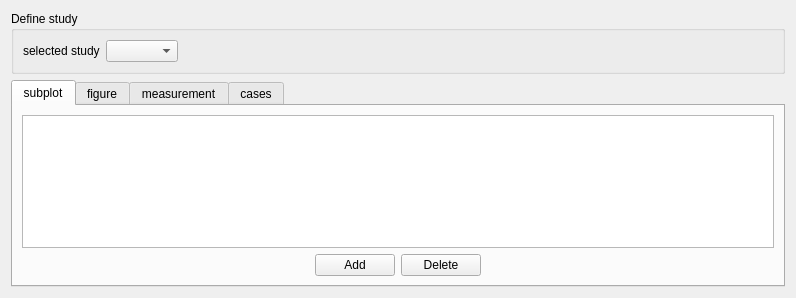
<?xml version="1.0" encoding="UTF-8"?>
<ui version="4.0">
 <class>ManagePlotterForm</class>
 <widget class="QWidget" name="ManagePlotterForm">
  <property name="geometry">
   <rect>
    <x>0</x>
    <y>0</y>
    <width>796</width>
    <height>298</height>
   </rect>
  </property>
  <property name="windowTitle">
   <string>Form</string>
  </property>
  <layout class="QGridLayout" name="gridLayout_7">
   <item row="0" column="0">
    <widget class="QGroupBox" name="groupBoxStudy">
     <property name="title">
      <string>Define study</string>
     </property>
     <layout class="QGridLayout" name="gridLayout">
      <item row="0" column="0">
       <layout class="QHBoxLayout" name="horizontalLayout">
        <item>
         <widget class="QLabel" name="label">
          <property name="text">
           <string>selected study</string>
          </property>
         </widget>
        </item>
        <item>
         <widget class="QComboBox" name="comboBoxStudy"/>
        </item>
       </layout>
      </item>
      <item row="0" column="1">
       <spacer name="horizontalSpacer">
        <property name="orientation">
         <enum>Qt::Horizontal</enum>
        </property>
        <property name="sizeHint" stdset="0">
         <size>
          <width>560</width>
          <height>20</height>
         </size>
        </property>
       </spacer>
      </item>
     </layout>
    </widget>
   </item>
   <item row="1" column="0">
    <widget class="QTabWidget" name="tabWidget">
     <property name="font">
      <font>
       <weight>50</weight>
       <italic>false</italic>
       <bold>false</bold>
      </font>
     </property>
     <property name="currentIndex">
      <number>0</number>
     </property>
     <widget class="QWidget" name="tabSubplot">
      <attribute name="title">
       <string>subplot</string>
      </attribute>
      <layout class="QGridLayout" name="gridLayout_2">
       <item row="0" column="0">
        <layout class="QVBoxLayout" name="_3">
         <property name="spacing">
          <number>6</number>
         </property>
         <property name="margin">
          <number>0</number>
         </property>
         <item>
          <widget class="QTableView" name="tableViewSubplot"/>
         </item>
         <item>
          <layout class="QHBoxLayout" name="_4">
           <property name="spacing">
            <number>6</number>
           </property>
           <property name="margin">
            <number>0</number>
           </property>
           <item>
            <spacer>
             <property name="orientation">
              <enum>Qt::Horizontal</enum>
             </property>
             <property name="sizeHint" stdset="0">
              <size>
               <width>40</width>
               <height>20</height>
              </size>
             </property>
            </spacer>
           </item>
           <item>
            <widget class="QPushButton" name="pushButtonAddSubplot">
             <property name="text">
              <string>Add</string>
             </property>
            </widget>
           </item>
           <item>
            <widget class="QPushButton" name="pushButtonDeleteSubplot">
             <property name="text">
              <string>Delete</string>
             </property>
            </widget>
           </item>
           <item>
            <spacer>
             <property name="orientation">
              <enum>Qt::Horizontal</enum>
             </property>
             <property name="sizeHint" stdset="0">
              <size>
               <width>40</width>
               <height>20</height>
              </size>
             </property>
            </spacer>
           </item>
          </layout>
         </item>
        </layout>
       </item>
      </layout>
     </widget>
     <widget class="QWidget" name="tabFigure">
      <attribute name="title">
       <string>figure</string>
      </attribute>
      <layout class="QGridLayout" name="gridLayout_6">
       <item row="0" column="0">
        <layout class="QGridLayout" name="gridLayout_3">
         <item row="0" column="0">
          <widget class="QTableView" name="tableViewFigure"/>
         </item>
         <item row="1" column="0">
          <layout class="QHBoxLayout" name="horizontalLayout_2">
           <item>
            <spacer>
             <property name="orientation">
              <enum>Qt::Horizontal</enum>
             </property>
             <property name="sizeHint" stdset="0">
              <size>
               <width>40</width>
               <height>20</height>
              </size>
             </property>
            </spacer>
           </item>
           <item>
            <widget class="QPushButton" name="pushButtonAddFigure">
             <property name="text">
              <string>Add</string>
             </property>
            </widget>
           </item>
           <item>
            <widget class="QPushButton" name="pushButtonDeleteFigure">
             <property name="text">
              <string>Delete</string>
             </property>
            </widget>
           </item>
           <item>
            <widget class="QPushButton" name="pushButtonAssociatedSubplot">
             <property name="text">
              <string>Associate subplot</string>
             </property>
            </widget>
           </item>
           <item>
            <spacer>
             <property name="orientation">
              <enum>Qt::Horizontal</enum>
             </property>
             <property name="sizeHint" stdset="0">
              <size>
               <width>40</width>
               <height>20</height>
              </size>
             </property>
            </spacer>
           </item>
          </layout>
         </item>
        </layout>
       </item>
      </layout>
     </widget>
     <widget class="QWidget" name="tabMeasurement">
      <attribute name="title">
       <string>measurement</string>
      </attribute>
      <layout class="QGridLayout" name="gridLayout_4">
       <item row="1" column="0">
        <layout class="QHBoxLayout" name="horizontalLayout_3">
         <item>
          <spacer>
           <property name="orientation">
            <enum>Qt::Horizontal</enum>
           </property>
           <property name="sizeHint" stdset="0">
            <size>
             <width>40</width>
             <height>20</height>
            </size>
           </property>
          </spacer>
         </item>
         <item>
          <widget class="QPushButton" name="pushButtonAddFile">
           <property name="text">
            <string>Add file</string>
           </property>
          </widget>
         </item>
         <item>
          <widget class="QPushButton" name="pushButtonDeleteFile">
           <property name="text">
            <string>Delete file</string>
           </property>
          </widget>
         </item>
         <item>
          <widget class="QPushButton" name="pushButtonAddPlot">
           <property name="text">
            <string>Add plot</string>
           </property>
          </widget>
         </item>
         <item>
          <widget class="QPushButton" name="pushButtonDeletePlot">
           <property name="text">
            <string>Delete plot</string>
           </property>
          </widget>
         </item>
         <item>
          <widget class="QPushButton" name="pushButtonModifyPlot">
           <property name="text">
            <string>Modify plot</string>
           </property>
          </widget>
         </item>
         <item>
          <widget class="QPushButton" name="pushButtonAssociatedMeasurementSubplot">
           <property name="text">
            <string>Associate subplot</string>
           </property>
          </widget>
         </item>
         <item>
          <spacer>
           <property name="orientation">
            <enum>Qt::Horizontal</enum>
           </property>
           <property name="sizeHint" stdset="0">
            <size>
             <width>40</width>
             <height>20</height>
            </size>
           </property>
          </spacer>
         </item>
        </layout>
       </item>
       <item row="0" column="0">
        <widget class="QTreeView" name="treeViewMeasurement"/>
       </item>
      </layout>
     </widget>
     <widget class="QWidget" name="tab_lagrangian">
      <attribute name="title">
       <string>cases</string>
      </attribute>
      <layout class="QGridLayout" name="gridLayout_5">
       <item row="1" column="0">
        <layout class="QHBoxLayout" name="horizontalLayout_4">
         <item>
          <spacer>
           <property name="orientation">
            <enum>Qt::Horizontal</enum>
           </property>
           <property name="sizeHint" stdset="0">
            <size>
             <width>40</width>
             <height>20</height>
            </size>
           </property>
          </spacer>
         </item>
         <item>
          <widget class="QPushButton" name="pushButtonAddData">
           <property name="text">
            <string>Add data</string>
           </property>
          </widget>
         </item>
         <item>
          <widget class="QPushButton" name="pushButtonDeleteData">
           <property name="text">
            <string>Delete data</string>
           </property>
          </widget>
         </item>
         <item>
          <widget class="QPushButton" name="pushButtonAddCasePlot">
           <property name="text">
            <string>Add plot</string>
           </property>
          </widget>
         </item>
         <item>
          <widget class="QPushButton" name="pushButtonDeleteCasePlot">
           <property name="text">
            <string>Delete plot</string>
           </property>
          </widget>
         </item>
         <item>
          <widget class="QPushButton" name="pushButtonModifyCasePlot">
           <property name="text">
            <string>Modify plot</string>
           </property>
          </widget>
         </item>
         <item>
          <widget class="QPushButton" name="pushButtonAssociatedCaseSubplot">
           <property name="text">
            <string>Associate subplot</string>
           </property>
          </widget>
         </item>
         <item>
          <spacer>
           <property name="orientation">
            <enum>Qt::Horizontal</enum>
           </property>
           <property name="sizeHint" stdset="0">
            <size>
             <width>40</width>
             <height>20</height>
            </size>
           </property>
          </spacer>
         </item>
        </layout>
       </item>
       <item row="0" column="0">
        <widget class="QTreeView" name="treeViewCases"/>
       </item>
      </layout>
     </widget>
    </widget>
   </item>
  </layout>
 </widget>
 <resources>
  <include location="resource_base.qrc"/>
 </resources>
 <connections/>
</ui>
